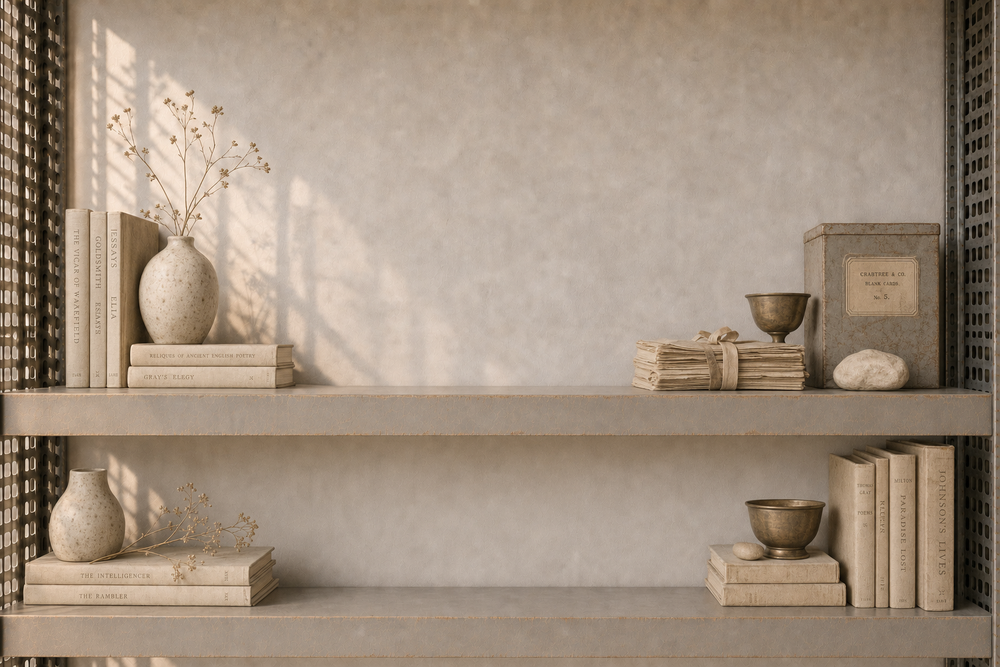
#> input picture shelf/plates/dressed/dressed-thresh-b.png, 1000 x 667 px, shrunk from 1536 x 1024 before the run
$ python plate_prep.py
#> lines starting #> are read from the running program, lines starting #| are printed output that depends on the picture
#!/usr/bin/env python3
"""Trim the uprights, and square off the top and bottom of each plate.

The steel uprights were invented separately on every plate, so stacked they never
line up and the shelving reads as two or three different units. Cropping them off
removes the mismatch at its source — no grating, nothing to disagree.

Also squares the plate ends: the hero is cut at the bottom of its lower shelf, and
the bronze plate gains room below its last shelf.

Prints the transform for each plate so the composition's fractions can be moved
with it — every position in that file is a fraction of the plate, so a crop that
is not mirrored there silently shifts every piece.
"""
import json, os
import numpy as np
from PIL import Image

ROOT = os.path.dirname(os.path.dirname(os.path.dirname(os.path.abspath(__file__))))
D = os.path.join(ROOT, "shelf", "plates", "dressed")
XL, XR = 0.066, 0.934          # keep this much of the width; the rest is upright

JOBS = {
    "dressed-thresh-b":   dict(src="dressed-thresh-b.png",   cut_bottom=0.9854, extend=0),
    "dressed-bronze-b-eq": dict(src="dressed-bronze-b-eq.png", cut_bottom=1.0,    extend=64,
                                extend_from=(0.600, 0.640)),
}


def main():
    for name, job in JOBS.items():
        im = Image.open(os.path.join(D, job["src"])).convert("RGB")
#> im is the input picture: PIL image 1000x667 RGB; mean R, G, B 161.4, 144.1, 127.2
        W, H = im.size
#> W = 1000; H = 667
        x0, x1 = int(round(W * XL)), int(round(W * XR))
#> x0 = 66; x1 = 934
        y1 = int(round(H * job["cut_bottom"]))
#> y1 = 657
        out = im.crop((x0, 0, x1, y1))
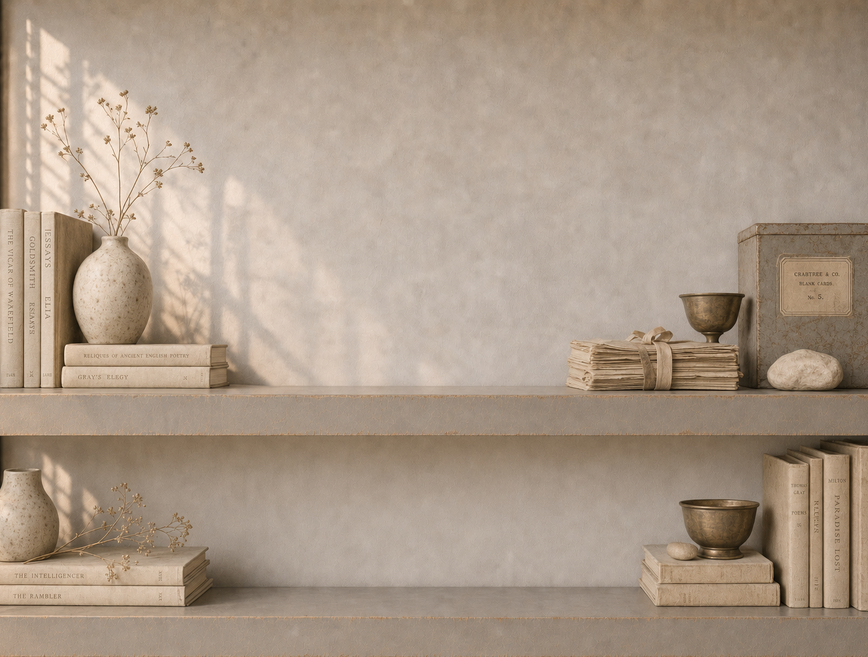
#> out: PIL image 868x657 RGB; mean R, G, B 170.9, 153.2, 136.1

        if job["extend"]:
            a = np.asarray(out).astype(np.float32)
            pad = job["extend"]
            # continue downward with the rows just above, so the added strip is
            # the same surface rather than an invented one
            # Neither tiling a block nor repeating the last row works: the last
            # row still contains the bottoms of books and a vase, which smear into
            # vertical streaks. Take a band of plain wall instead and mirror it,
            # which has no features to repeat visibly.
            b0, b1 = job["extend_from"]
            band = a[int(round(H * b0)):int(round(H * b1))]
            mirrored = np.vstack([band, band[::-1]])
            reps = int(np.ceil(pad / mirrored.shape[0]))
            strip = np.vstack([mirrored] * reps)[:pad]
            k = 8
            wgt = np.ones((pad, 1, 1), np.float32)
            wgt[:k, 0, 0] = np.linspace(0, 1, k)
            base = np.repeat(a[-1:], pad, axis=0)
            grown = np.vstack([a, base * (1 - wgt) + strip * wgt])
            out = Image.fromarray(np.clip(grown, 0, 255).astype(np.uint8))

        dst = os.path.join(D, f"{name}-trim.png")
        out.save(dst)
        nW, nH = out.size
#> nW = 868; nH = 657
        print(f"{name}: {W}x{H} -> {nW}x{nH}")
#| dressed-thresh-b: 1000x667 -> 868x657
        print(f"    x' = (x*{W} - {x0}) / {nW}")
#|     x' = (x*1000 - 66) / 868
        print(f"    y' = y*{H} / {nH}")
#|     y' = y*667 / 657


if __name__ == "__main__":
#> (the run stopped early here; a loop or call above may not have finished)
